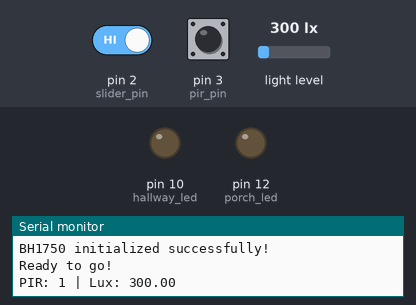
Recording of a sketch running on a simulated Arduino Uno, built with avr-gcc and run on an emulated ATmega328P. Shown: output pins drawn as LEDs (lit = HIGH), the last lines printed to the serial monitor. Inputs (shaded band) come from the test bench; at power-on: pin 2 (slider_pin) HIGH, pin 3 (pir_pin) HIGH, light level 300 lx.

Above: at 1.8 s.
1.9 s: pin 2 (slider_pin) driven LOW
At 2.3 s:
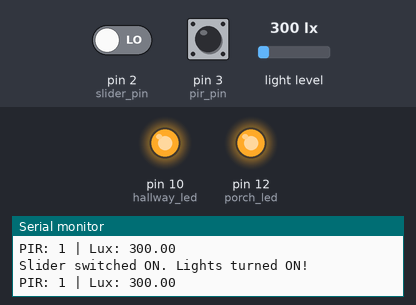
3.5 s: pin 2 (slider_pin) driven HIGH
5.0 s: pin 3 (pir_pin) pulsed LOW 2 times (0.12 s each, 0.3 s apart)
At 32.4 s:
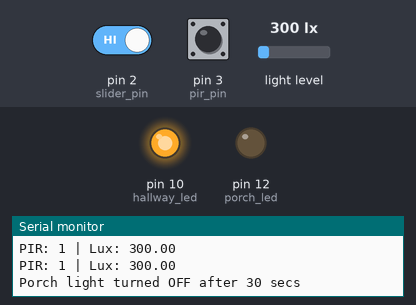
Timing chart, 0 to 33.5 s (numbered marks = the images above; inputs shaded):
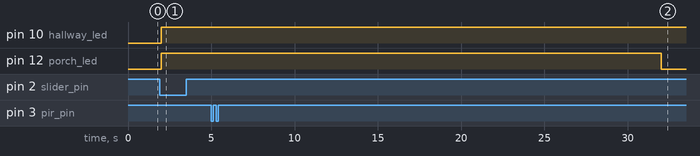

The sketch:

Task4_1Interrupts.ino
```cpp
#include <Arduino.h>
#include <Wire.h>
#include <hp_BH1750.h>

// function prototypes (ensures correct compilation order)
void sliderISR();
void pirISR();
void pin_setup();
void handle_slider_event();
void handle_pir_event();
void turn_on_lights();
void update_lights();
void monitor_sensors();
bool bh1750_connected();

// pin definitions
const int slider_pin = 2;
const int pir_pin = 3;
const int porch_led = 12;
const int hallway_led = 10;

// light state tracking
bool porch_on = false;
bool hallway_on = false;
bool light_sensor_working = false;

// light timers
unsigned long porch_start = 0;
unsigned long hallway_start = 0;

// BH1750 light sensor
hp_BH1750 lightMeter;
const float DARKNESS_THRESHOLD = 20.0;

// debounce state tracking
bool last_slider_state = HIGH;
unsigned long slider_change_time = 0;
const unsigned long debounce_delay = 100;

// interrupt flags
volatile bool slider_event = false;
volatile bool pir_event = false;

// interrupt service routines
void sliderISR()
{
  slider_event = true; // flag that slider changed
}

void pirISR()
{
  pir_event = true; // flag that motion detected
}

void setup()
{
  Serial.begin(115200);

  unsigned long serial_start = millis();
  while (!Serial && millis() - serial_start < 3000) {} // non-blocking

  pin_setup();

  last_slider_state = digitalRead(slider_pin); // store initial slider state

  light_sensor_working = lightMeter.begin(BH1750_TO_GROUND); // attempt to initialize the BH1750 sensor

  if (light_sensor_working)
  {
    Serial.println("BH1750 initialized successfully!");
  }
  else
  {
    Serial.println("Error: BH1750 not detected!");
  }

  attachInterrupt(digitalPinToInterrupt(slider_pin), sliderISR, CHANGE);
  attachInterrupt(digitalPinToInterrupt(pir_pin), pirISR, RISING);

  Serial.println("Ready to go!");
}

void loop()
{
  monitor_sensors();
  handle_slider_event();
  handle_pir_event();
  update_lights();
}

void pin_setup()
{
  pinMode(slider_pin, INPUT_PULLUP);
  pinMode(pir_pin, INPUT);

  pinMode(porch_led, OUTPUT);
  pinMode(hallway_led, OUTPUT);

  digitalWrite(porch_led, LOW);
  digitalWrite(hallway_led, LOW);
}

bool bh1750_connected()
{
  Wire.beginTransmission(0x23); // Try to reach the BH1750 on its I2C address
  return (Wire.endTransmission() == 0); // if status code 0 was returned, the sensor responded
}

// state-confirmed software debouncing to prevent rapidly repeating interrupt triggers
bool debounce_slider()
{
  static bool debounce_happening = false; // flag to track debouncing

  if (slider_event) // check a slider event has occurred
  {
    noInterrupts(); // pause interrupts
    slider_event = false; // update the flag safely
    interrupts(); // resume interrupts

    slider_change_time = millis(); // store current time
    debounce_happening = true; // set debounce flag
  }

  if (debounce_happening && (millis() - slider_change_time >= debounce_delay)) // check debounce is happening and the delay has passed
  {
    int current_state = digitalRead(slider_pin); // read the current slider state (now that it has stabilized)
    debounce_happening = false; // reset the flag

    if (current_state != last_slider_state) // if the state has changed from last confirmed state
    {
      last_slider_state = current_state; // update the stored stable state
      return true; // return true to indicate a valid state change
    }
  }
  return false; // return false if no valid change was detected
}

void handle_slider_event()
{
  if (debounce_slider()) // check the debounce function returned true
  {
    if (last_slider_state == LOW) // if the slider was switched to active
    {
      Serial.println("Slider switched ON. Lights turned ON!");
      turn_on_lights(); // turn on the lights
    }
    else
    {
      Serial.println("Slider switched OFF!");
    }
  }
}

void handle_pir_event()
{
  if (pir_event) // check motion detection event flag
  {
    noInterrupts(); // pause interrupts
    pir_event = false; // update the flag safely
    interrupts(); // resume interrupts

    if (!bh1750_connected()) // if the BH1750 is not working
    {
      Serial.println("Motion detected, but BH1750 is not working!");
      return;
    }

    lightMeter.start(); // light sensor begin reading
    float lux = lightMeter.getLux();

    Serial.print("Motion detected. Current light level: ");
    Serial.print(lux);
    Serial.println(" lux");

    if (lux < DARKNESS_THRESHOLD) // check if the light reading is below the threshold
    {
      Serial.println("It's dark. Lights turned ON automatically");
      turn_on_lights(); // turn on the lights
    }
    else
    {
      Serial.println("It's not dark enough. Keep lights OFF");
    }
  }
}

void turn_on_lights()
{
  digitalWrite(porch_led, HIGH);
  digitalWrite(hallway_led, HIGH);

  porch_start = millis();
  hallway_start = millis();

  porch_on = true;
  hallway_on = true;
}

void update_lights()
{
  unsigned long current_time = millis(); // read current time

  if (porch_on && current_time - porch_start >= 30000) // if porch light been on for 30 secs
  {
    digitalWrite(porch_led, LOW); // turn it off
    porch_on = false; // set flag
    Serial.println("Porch light turned OFF after 30 secs");
  }

  if (hallway_on && current_time - hallway_start >= 60000) // if hallway light been on for 60 secs
  {
    digitalWrite(hallway_led, LOW); // turn it off
    hallway_on = false; // set flag
    Serial.println("Hallway light turned OFF after 60 secs");
  }
}

void monitor_sensors()
{
  static unsigned long last_reading = 0;

  if (millis() - last_reading >= 1000) // print every 1 second
  {
    last_reading = millis(); // reset timer to current time

    int pir_state = digitalRead(pir_pin); // PIR polling

    Serial.print("PIR: ");
    Serial.print(pir_state);

    if (bh1750_connected()) // check if the BH1750 has failed
    {
      lightMeter.start(); // light sensor begin reading
      float lux = lightMeter.getLux();

      Serial.print(" | Lux: ");
      Serial.println(lux);
    }
    else
    {
      Serial.println(" | Lux: n/a");
    }
  }
}
```

Measured:
- after the input at 1.9 s, pin 10 (hallway_led), pin 12 (porch_led): LOW → HIGH after 0.10 s
